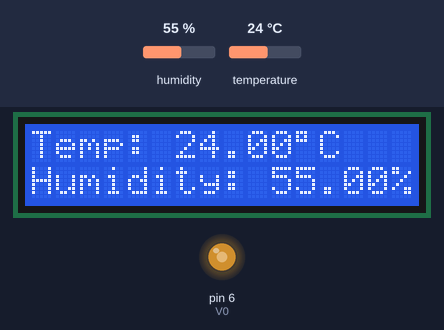
The sketch below on a simulated Arduino Uno, built with avr-gcc and run on an emulated ATmega328P. Shown: 16×2 character LCD, output pins drawn as LEDs (lit = HIGH). Inputs (shaded band) come from the test bench; at power-on: humidity 55 %, temperature 24 °C.

Above: at 1.2 s.
1.3 s: humidity set to 22 %
At 3.0 s:
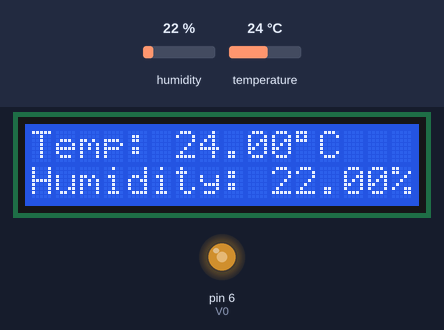
4.0 s: temperature set to 12 °C
At 5.6 s:
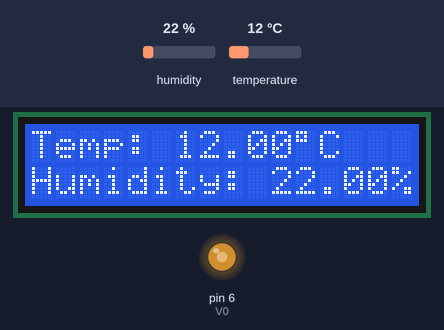
6.7 s: humidity set to 40 %
At 9.4 s:
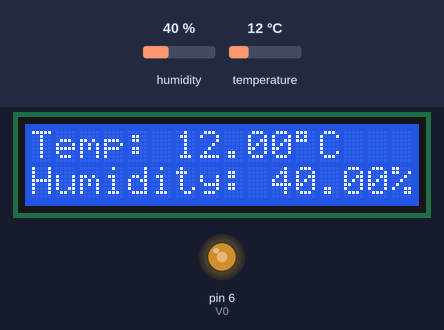
9.7 s: temperature set to 19 °C
At 10.8 s:
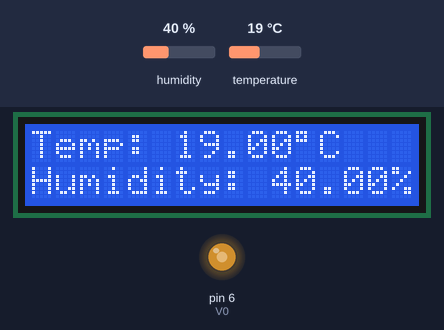
Timing chart, 0 to 12.7 s (numbered marks = the images above; inputs shaded):
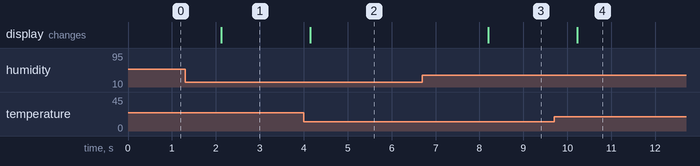

Measured:
- after the input at 1.3 s, the display: changes after 0.82 s (image 1)
- after the input at 4.0 s, the display: changes after 0.15 s (image 2)
- after the input at 6.7 s, the display: changes after 1.5 s (image 3)
- after the input at 9.7 s, the display: changes after 0.53 s (image 4)

The sketch:

WeatherStation.ino
```cpp
  /* DHT11-based 'Weather Station'
   * (without using a potentiometer)
   *
   * Components: RG1602A, DHT11
   *
   * Circuit (using a breadboard):
   * VSS of LCD to negative rail
   * VDD of LCD to positive rail
   * V0 of LCD to digital pin 6
   * RS of LCD to digital pin 12
   * RW of LCD to negative rail
   * E of LCD to digital pin 11
   * D4 of LCD to digital pin 5
   * D5 of LCD to digital pin 4
   * D6 of LCD to digital pin 3
   * D7 of LCD to digital pin 2
   * A of LCD to positive rail
   * K of LCD to negative rail
   * VCC of DHT to positive rail
   * Data of DHT to digital pin 7
   * GND of DHT to negative rail
   *
   * DHT Lib. D/L Link: http://www.circuitbasics.com/wp-content/uploads/2015/10/DHTLib.zip
   */

  #include <dht.h>
  #include <LiquidCrystal.h>

  #define DHT11_PIN 7
  #define CONTRAST_VALUE 150
  #define RS 12
  #define E 11
  #define D4 5
  #define D5 4
  #define D6 3
  #define D7 2
  #define V0 6

  LiquidCrystal LCD(RS, E, D4, D5, D6, D7);
  dht DHT;

  void setup()
  {
    analogWrite(V0, CONTRAST_VALUE); //alternative to using a potentiometer
    LCD.begin(16, 2);
  }

  void loop()
  {
    int readDHT = DHT.read11(DHT11_PIN);
    LCD.setCursor(0, 0); //cursor is set to first position of first row (offset: 0, 0)
    LCD.print("Temp: ");
    LCD.print(DHT.temperature);
    LCD.print((char)223); //223 is the ASCII value of the ° symbol
    LCD.print("C");
    LCD.setCursor(0, 1); //cursor is set to first position of second row (offset: 0, 1)
    LCD.print("Humidity: ");
    LCD.print(DHT.humidity);
    LCD.print("%");
    delay(2000); //delay to ensure that sensor data is read at an interval of 2 seconds
  }
```
